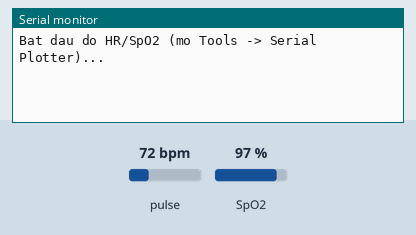
This sketch was run on a simulated ESP32. Shown: the last lines printed to the serial monitor. The inputs (shaded band) are chosen by the test bench; at power-on: pulse 72 bpm, SpO2 97 %.

Above: at 1.2 s.
1.3 s: pulse set to 42 bpm
At 4.6 s:
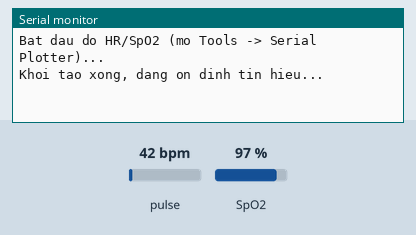
5.8 s: SpO2 set to 80 %
At 6.8 s:
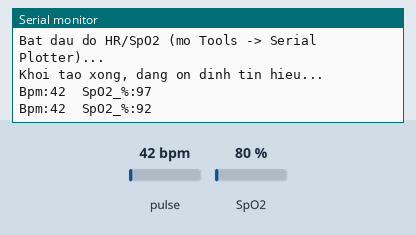
7.3 s: pulse set to 70 bpm
At 8.8 s:
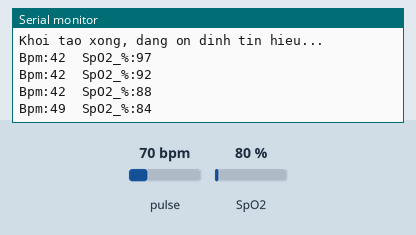
Timing chart, 0 to 10.3 s (numbered marks = the images above; inputs shaded):
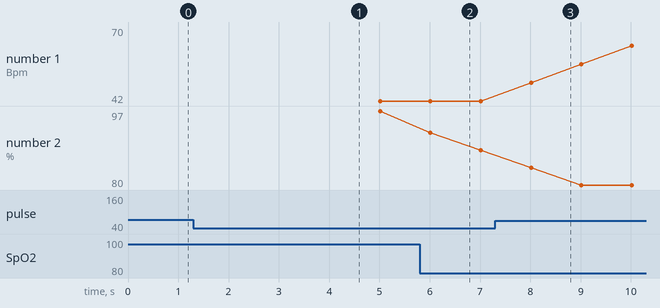

Measured:
- after the input at 5.8 s, the serial monitor: prints a new line after 0.21 s (image 2)
- after the input at 7.3 s, the serial monitor: prints a new line after 0.71 s (image 3)
- plotted number 1: 42 → 70 after the input at 7.3 s
- plotted number 2: 97 → 88 after the input at 5.8 s

The sketch:

Max30102.ino
```cpp
/*
 * Ghi chú:
 *  - Dùng buffer 100 mẫu (≈ 4s @25 sps nội bộ của lib Maxim)
 *  - Mỗi 1 s (25 mẫu mới) tính lại HR/SpO2, sau đó làm mượt bằng trung bình trượt
 *  - Serial Plotter: 115200 baud, “No line ending”
 *
 * Lựa chọn nhanh (bạn đổi ngay tại mục “THIẾT LẬP NGƯỜI DÙNG”):
 *  - Độ sáng LED: 20–120 (thường 60 ổn); nếu bão hòa, giảm xuống
 *  - sampleAverage: 4–16 (tăng để mượt, nhưng chậm hơn)
 *  - sampleRate: 50–100 đủ; 200–400 khi tay ít rung; 800+ dễ nhiễu chuyển động
 *  - pulseWidth: 411 cho tín hiệu mạnh; 69–118 khi muốn tốc độ cao, ít bão hòa
 *  - adcRange: 2048/4096/8192/16384 — chọn nhỏ khi tín hiệu yếu (tăng độ nhạy), lớn khi dễ bão hòa
 */

#include <Wire.h>
#include "MAX30105.h"
#include "spo2_algorithm.h"

MAX30105 particleSensor;

// ===================== THIẾT LẬP NGƯỜI DÙNG =====================
// (1) Chân I²C cho ESP32-C3 (nếu dùng board khác, sửa/ghi chú bên dưới)
#if defined(ARDUINO_ESP32C3_DEV) || defined(ARDUINO_ESP32C3_DEVKITM_1)
  #define I2C_SDA 4
  #define I2C_SCL 3
  #define I2C_FREQ 400000  // Lựa chọn khác: 100000 (ổn định hơn khi nhiều thiết bị)
#endif

// (2) Cấu hình cảm biến mặc định — có gợi ý lựa chọn khác ngay trong comment
const byte  CFG_LED_BRIGHTNESS = 60;    // Lựa chọn khác: 20–120 (cao quá dễ bão hòa)
const byte  CFG_SAMPLE_AVG     = 4;     // Lựa chọn khác: 8/16 (mượt hơn, chậm hơn)
const byte  CFG_LED_MODE       = 2;     // 1=Red, 2=Red+IR, 3=Red+IR+Green (SpO2: nên 2)
const byte  CFG_SAMPLE_RATE    = 100;   // Lựa chọn khác: 50/200/400 (800+ dễ nhiễu chuyển động)
const int   CFG_PULSE_WIDTH    = 411;   // 69/118/215/411 (411 cho SNR cao)
const int   CFG_ADC_RANGE      = 4096;  // 2048/4096/8192/16384 (tùy mức tín hiệu)

// (3) Làm mượt kết quả
const byte  AVG_SIZE           = 4;     // Lựa chọn khác: 5–8 (mượt hơn, chậm phản ứng)

// ================================================================

#if defined(__AVR_ATmega328P__) || defined(__AVR_ATmega168__)
  // Arduino Uno: RAM hạn chế → dùng 16-bit
  uint16_t irBuffer[100];
  uint16_t redBuffer[100];
  using raw_t = uint16_t;
#else
  // ESP32/STM32/…: dùng 32-bit đầy đủ
  uint32_t irBuffer[100];
  uint32_t redBuffer[100];
  using raw_t = uint32_t;
#endif

// Biến toàn cục cho thuật toán Maxim
const int32_t BUFFER_LEN = 100;   // 100 mẫu ~ 4 giây dữ liệu
int32_t spo2 = 0;                 // SpO2 (%)
int8_t  validSPO2 = 0;            // 1 nếu hợp lệ
int32_t heartRate = 0;            // BPM
int8_t  validHeartRate = 0;       // 1 nếu hợp lệ

// Bộ nhớ để tính trung bình trượt kết quả
int32_t spo2Hist[AVG_SIZE] = {0};
int32_t bpmHist [AVG_SIZE] = {0};
byte    histIdx = 0;
bool    initedWindow = false;

// ============== HÀM TIỆN ÍCH ==============
// Tính trung bình nguyên (đủ dùng cho làm mượt), nhanh gọn
int32_t avgArray(const int32_t *arr, byte n) {
  long sum = 0;
  for (byte i = 0; i < n; i++) sum += arr[i];
  return (int32_t)(sum / n);
}

// In dữ liệu theo format “label:value” để Arduino Serial Plotter hiểu
// CHỈ 2 dòng: Nhịp_tim_TB (BPM) và SpO2_%
// Gợi ý khác: đổi nhãn cho gọn (“BPM_TB”, “SpO2_phan_tram”), hoặc thêm “Valid” nếu cần
void printPlotter(int32_t bpmAvg, int32_t spo2Avg) {
  Serial.print("Bpm:"); Serial.print(bpmAvg);
  Serial.print('\t');
  Serial.print("SpO2_%:");      Serial.println(spo2Avg);
}

// ============== HÀM KHỞI TẠO ==============
// Mục tiêu: khởi tạo Serial, I²C, cảm biến; đọc 100 mẫu đầu tiên rồi tính HR/SpO2
// Lựa chọn khác:
//  - I²C 100 kHz nếu bus dài/nhiều thiết bị
//  - ledBrightness thấp nếu nóng tay/bão hòa
void setup() {
  Serial.begin(115200);

  // Khởi tạo I²C theo board
  #if defined(I2C_SDA) && defined(I2C_SCL)
    Wire.begin(I2C_SDA, I2C_SCL, I2C_FREQ); // ESP32-C3
  #else
    Wire.begin();                            // Arduino/STM32: dùng chân mặc định
    // Nếu cần đổi freq: Wire.setClock(400000); // Lựa chọn khác: 100000
  #endif

  // Tìm cảm biến
  if (!particleSensor.begin(Wire, I2C_SPEED_FAST)) {
    Serial.println(F("Khong tim thay MAX3010x. Kiem tra day/nguon/I2C!"));
    while (1) delay(10);
  }

  // Cấu hình cảm biến
  particleSensor.setup(
    CFG_LED_BRIGHTNESS,
    CFG_SAMPLE_AVG,
    CFG_LED_MODE,
    CFG_SAMPLE_RATE,
    CFG_PULSE_WIDTH,
    CFG_ADC_RANGE
  );

  // Gợi ý khác:
  // particleSensor.setPulseAmplitudeRed(0x1F);  // tinh chỉnh riêng biên độ LED Red
  // particleSensor.setPulseAmplitudeIR(0x1F);   // tinh chỉnh riêng biên độ LED IR

  Serial.println(F("Bat dau do HR/SpO2 (mo Tools -> Serial Plotter)..."));
}

// ============== HÀM NẠP CỬA SỔ BAN ĐẦU ==============
// Mục tiêu: đọc đủ 100 mẫu (4s) để thuật toán Maxim có dữ liệu khởi đầu ổn định
// Lựa chọn khác:
//  - Có thể bỏ in Plotter giai đoạn đầu để tránh “đồ thị 0” (tại đây mình không in)
void fillInitialWindow() {
  for (int i = 0; i < BUFFER_LEN; i++) {
    while (!particleSensor.available()) particleSensor.check();
    redBuffer[i] = particleSensor.getRed();
    irBuffer[i]  = particleSensor.getIR();
    particleSensor.nextSample();
  }

  // Tính HR/SpO2 lần đầu (thuật toán Maxim làm lọc, phát hiện đỉnh, khử DC, v.v.)
  maxim_heart_rate_and_oxygen_saturation(
      irBuffer, BUFFER_LEN, redBuffer,
      &spo2, &validSPO2, &heartRate, &validHeartRate);

  // Khởi tạo lịch sử để có giá trị trung bình ngay
  for (byte k = 0; k < AVG_SIZE; k++) {
    spo2Hist[k] = (validSPO2 ? spo2 : 0);
    bpmHist[k]  = (validHeartRate ? heartRate : 0);
  }
  histIdx = 0;
  initedWindow = true;

  // Lựa chọn khác:
  //  - Nếu muốn báo “Đang khởi động…”:
  Serial.println("Khoi tao xong, dang on dinh tin hieu...");
}

// ============== VÒNG LẶP CHÍNH ==============
// Mục tiêu: mỗi lần lấy thêm 25 mẫu (~1s), tính lại HR/SpO2, rồi in NHỊP_TB & SpO2_%
// Lựa chọn khác:
//  - Tăng AVG_SIZE để đồ thị mượt hơn (đổi ở trên)
//  - Giảm CFG_SAMPLE_RATE nếu nhiễu chuyển động nhiều
void loop() {
  if (!initedWindow) { fillInitialWindow(); return; }

  // Dịch 75 mẫu cũ xuống (giữ 75 mẫu cuối)
  for (int i = 25; i < BUFFER_LEN; i++) {
    redBuffer[i - 25] = redBuffer[i];
    irBuffer[i - 25]  = irBuffer[i];
  }

  // Lấy 25 mẫu mới (≈ 1 giây dữ liệu)
  for (int i = BUFFER_LEN - 25; i < BUFFER_LEN; i++) {
    while (!particleSensor.available()) particleSensor.check();
    redBuffer[i] = particleSensor.getRed();
    irBuffer[i]  = particleSensor.getIR();
    particleSensor.nextSample();
  }

  // Tính lại HR/SpO2 trên cửa sổ 100 mẫu
  maxim_heart_rate_and_oxygen_saturation(
      irBuffer, BUFFER_LEN, redBuffer,
      &spo2, &validSPO2, &heartRate, &validHeartRate);

  // Cập nhật lịch sử cho trung bình trượt
  if (validHeartRate) bpmHist[histIdx] = heartRate;
  if (validSPO2)      spo2Hist[histIdx] = spo2;
  histIdx = (histIdx + 1) % AVG_SIZE;

  // Tính giá trị trung bình để vẽ cho mượt
  int32_t bpmAvg  = avgArray(bpmHist, AVG_SIZE);
  int32_t spo2Avg = avgArray(spo2Hist, AVG_SIZE);

  // CHỈ IN 2 KÊNH: BPM & SpO2 (không in IR/RED thô)
  printPlotter(bpmAvg, spo2Avg);

  // Lựa chọn khác:
  //  - In thêm “độ tin cậy”: Serial.printf("\tHRvalid:%d\tSPO2valid:%d\n", validHeartRate, validSPO2);
  //  - Throttle tần số in (nếu quá tải): delay(50);  // nhưng sẽ trễ đồ thị
}

/*
 * ===================== MẸO HIỆU CHỈNH NHANH =====================
 * - “Số nhảy”: tăng AVG_SIZE hoặc CFG_SAMPLE_AVG, giảm CFG_SAMPLE_RATE
 * - “Bão hòa” (giá trị IR/RED rất lớn): giảm CFG_LED_BRIGHTNESS hoặc tăng CFG_ADC_RANGE
 * - “Tín hiệu yếu”: tăng CFG_LED_BRIGHTNESS hoặc giảm CFG_ADC_RANGE (2048/4096)
 * - “Nhiễu I²C”: dùng 100 kHz, thêm pull-up 4.7–10 kΩ lên 3V3, dây ngắn, tránh vòng mass
 * - ESP32-C3: nếu board map SDA/SCL khác, sửa I2C_SDA/I2C_SCL cho đúng
 */
```
